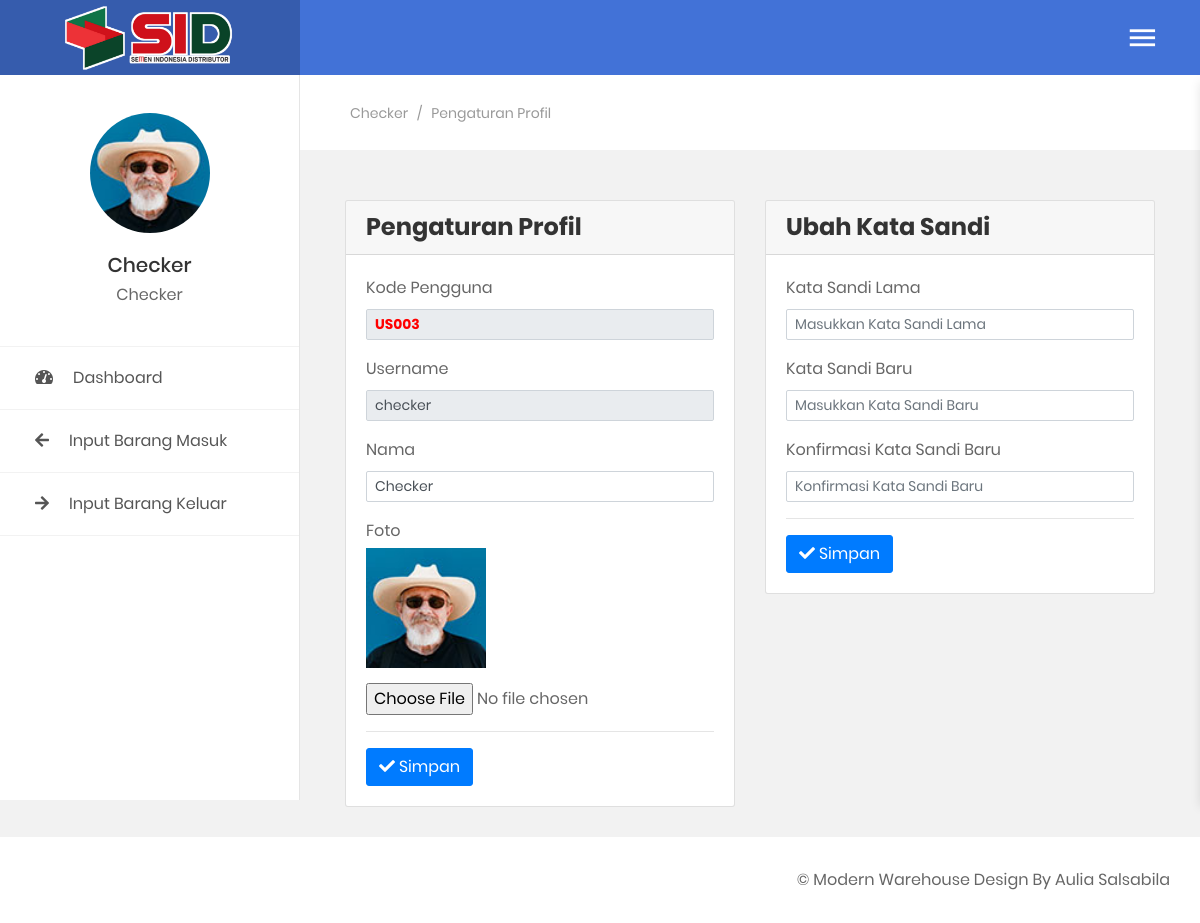
The app's page /public/checker-panel.php?page=profile-setting (signed in) with its own data.
### tables this page shows
CREATE TABLE `table_user` (
  `kd_user` varchar(7) NOT NULL,
  `nama_user` varchar(20) NOT NULL,
  `username` varchar(25) NOT NULL,
  `password` varchar(25) NOT NULL,
  `foto_user` varchar(50) NOT NULL,
  `level` varchar(25) NOT NULL
);

### functions/sessions.php (called while the page is built, shortened)
<?php
$function = new lsp();
$auth = $function->AuthUser($_SESSION['username']);

### functions/functions.php (called while the page is built, shortened)
<?php
class lsp
{
    public function AuthUser($sessionUser)
    {
        global $con;
        $sql = "SELECT * FROM table_user WHERE username = '$sessionUser'";
        $query = mysqli_query($con, $sql);
        $bigData = mysqli_fetch_assoc($query);
        return $bigData;
    }
    public function selectWhere($table, $where, $whereValues)
    {
        global $con;
        $sql = "SELECT * FROM $table WHERE $where = '$whereValues'";
        $query = mysqli_query($con, $sql);
        return $data = mysqli_fetch_assoc($query);
    }
}

### public/includes/global/profile-setting.php (the view, shortened to what this page needs)
<?php
$my   = new lsp();
$auth = $my->selectWhere("table_user", "username", $_SESSION['username']);
?>
<section class="au-breadcrumb m-t-75">
	<div class="section__content section__content--p30">
		<div class="container-fluid">
			<div class="row">
				<div class="col-md-12">
					<div class="au-breadcrumb-content">
						<div class="au-breadcrumb-left">
							<ul class="list-unstyled list-inline au-breadcrumb__list">
								<li class="list-inline-item active">
									<a href="#"><?= $auth['level']; ?></a>
								</li>
								<li class="list-inline-item seprate">
									<span>/</span>
								</li>
								<li class="list-inline-item">Pengaturan Profil</li>
							</ul>
						</div>
					</div>
				</div>
			</div>
		</div>
	</div>
</section>
<section class="statistic">
	<div class="section__content section__content--p30">
		<div class="container-fluid">
			<div class="row">
				<div class="col-md-6">
					<form method="post" enctype="multipart/form-data">
						<div class="card">
							<div class="card-header">
								<h3>Pengaturan Profil</h3>
							</div>
							<div class="card-body">
								<div class="form-group">
									<label for="">Kode Pengguna</label>
									<input type="text" class="form-control form-control-sm" style="font-weight: bold; color: red;" value="<?php echo $auth['kd_user'] ?>" readonly>
								</div>
								<div class="form-group">
									<label for="">Username</label>
									<input type="text" class="form-control form-control-sm" value="<?php echo $auth['username'] ?>" readonly>
								</div>
								<div class="form-group">
									<label for="">Nama</label>
									<input type="text" class="form-control form-control-sm" value="<?php echo $auth['nama_user'] ?>" name="nama">
								</div>
								<div class="form-group">
									<label for="foto_karyawan" class="control-label mb-1">Foto</label>
									<div style="padding-bottom: 15px;">
										<img alt="" width="120" class="img-responsive" id="pict" src="img/<?= $auth['foto_user'] ?>">
									</div>
									<input type="file" name="foto" id="gambar" class="form-control-file">
								</div>
								<hr>
								<button name="btn-update" class="btn btn-primary"><i class="fa fa-check"></i> Simpan </button>
							</div>
						</div>
					</form>
				</div>
				<div class="col-md-6">
					<form method="post">
						<div class="card">
							<div class="card-header">
								<h3>Ubah Kata Sandi</h3>
							</div>
							<div class="card-body">
								<div class="form-group">
									<label for="">Kata Sandi Lama</label>
									<input type="password" class="form-control form-control-sm" name="password" placeholder="Masukkan Kata Sandi Lama" required>
								</div>
								<div class="form-group">
									<label for="">Kata Sandi Baru</label>
									<input type="password" class="form-control form-control-sm" name="passwordbaru" placeholder="Masukkan Kata Sandi Baru" required>
								</div>
								<div class="form-group">
									<label for="">Konfirmasi Kata Sandi Baru</label>
									<input type="password" class="form-control form-control-sm" name="confirm" placeholder="Konfirmasi Kata Sandi Baru" required>
								</div>
								<hr>
								<button name="ubahPassword" class="btn btn-primary"><i class="fa fa-check"></i> Simpan</button>
							</div>
						</div>
					</form>
				</div>
			</div>
		</div>
	</div>
</section>

### public/templates/header.php (shortened to what this page needs)
<!DOCTYPE html>
<html>
<head>
    <link href="assets/css/font-face.css" rel="stylesheet" media="all">
    <link href="assets/vendor/font-awesome-4.7/css/font-awesome.min.css" rel="stylesheet" media="all">
    <link href="assets/vendor/font-awesome-5/css/fontawesome-all.min.css" rel="stylesheet" media="all">
    <link href="assets/vendor/mdi-font/css/material-design-iconic-font.min.css" rel="stylesheet" media="all">
    <link href="assets/vendor/bootstrap-4.1/bootstrap.min.css" rel="stylesheet" media="all">
    <link href="assets/vendor/animsition/animsition.min.css" rel="stylesheet" media="all">
    <link href="assets/vendor/bootstrap-progressbar/bootstrap-progressbar-3.3.4.min.css" rel="stylesheet" media="all">
    <link href="assets/vendor/wow/animate.css" rel="stylesheet" media="all">
    <link href="assets/vendor/css-hamburgers/hamburgers.min.css" rel="stylesheet" media="all">
    <link href="assets/vendor/slick/slick.css" rel="stylesheet" media="all">
    <link href="assets/vendor/select2/select2.min.css" rel="stylesheet" media="all">
    <link href="assets/vendor/perfect-scrollbar/perfect-scrollbar.css" rel="stylesheet" media="all">
    <link href="assets/datatables/css/bootstrap.min.css" rel="stylesheet">
    <link href="assets/datatables/css/datatables.min.css" rel="stylesheet">
    <link href="assets/css/theme.css" rel="stylesheet" media="all">
    <link rel="stylesheet" href="assets/css/sweet-alert.css">
    <link rel="stylesheet" href="assets/css/style.css">
</head>
<body class="animsition">

### public/checker-panel.php (shortened to what this page needs)
<?php
require_once "../config/config.php";
require_once "../functions/functions.php";
require_once "../functions/sessions.php";
include "templates/header.php";
?>
<div class="page-wrapper">
    <?php include "templates/sidebar.php"; ?>
    <div class="page-container2">
        <?php
        include "templates/navbar.php";
        @$page = $_GET['page'];
        switch ($page) {
            case 'profile-setting':
                include "includes/global/profile-setting.php";
                break;
        }
        ?>
    </div>
</div>
<?php include "templates/footer.php"; ?>

### public/templates/sidebar.php (shortened to what this page needs)
<aside class="menu-sidebar2">
    <div class="logo">
        <a href="?page">
            <img src="assets/img/icon/logo.png" alt="logo" />
        </a>
    </div>
    <div class="menu-sidebar2__content js-scrollbar1">
        <div class="account2">
            <div class="image img-cir img-120">
                <img src="img/<?= $auth['foto_user'] ?>" alt="user-image" class="image-sid" />
            </div>
            <h4 class="name"><?= $auth['nama_user']; ?></h4>
            <span><?= $auth['level']; ?></span>
        </div>
        <nav class="navbar-sidebar2">
            <ul class="list-unstyled navbar__list">
                <li><a href="?page"><i class="fas fa-tachometer-alt"></i>Dashboard</a></li>
                <?php if ($_SESSION['level'] == "Admin") : ?>
                    <li><a href="?page=data-user"><i class="fas fa-users"></i>Kelola Data User</a></li>
                    <li><a href="?page=data-supplier"><i class="fas fa-list"></i>Kelola Data Supplier</a></li>
                    <li><a href="?page=data-lokasi"><i class="fas fa-barcode"></i>Kelola Data Lokasi</a></li>
                    <li><a href="?page=data-satuan"><i class="fas fa-barcode"></i>Kelola Data Satuan</a></li>
                    <li><a href="?page=data-barang-masuk"><i class="fas fa-arrow-left"></i>Kelola Barang Masuk</a></li>
                    <li><a href="?page=data-barang-keluar"><i class="fas fa-arrow-right"></i>Kelola Barang Keluar</a></li>i>
                <?php elseif ($_SESSION['level'] == "Checker") : ?>
                    <li><a href="?page=input-barang-masuk"><i class="fas fa-arrow-left"></i>Input Barang Masuk</a></li>
                    <li><a href="?page=input-barang-keluar"><i class="fas fa-arrow-right"></i>Input Barang Keluar</a></li>
                <?php endif; ?>
            </ul>
        </nav>
    </div>
</aside>

### public/templates/navbar.php (shortened to what this page needs)
<header class="header-desktop2 print-sid">
    <div class="section__content section__content--p30">
        <div class="container-fluid">
            <div class="header-wrap2">
                <div class="header-button2">
                    <div class="header-button-item mr-0 js-sidebar-btn">
                        <i class="zmdi zmdi-menu"></i>
                    </div>
                </div>
            </div>
        </div>
    </div>
</header>

### public/templates/footer.php (shortened to what this page needs)
<footer class="footer-sid">
    <p>&copy; Modern Warehouse Design By Aulia Salsabila</p>
</footer>
</body>
</html>

### public/assets/css/style.css (style rules this page uses)
.image-sid { object-fit: cover; width: 100%; height: 100%; }
.footer-sid { padding: 30px 0 30px 0; margin: 0 30px 0 0; float: inline-end; background-color: #fff; }

### records on screen
table_user: foto_user (picture), nama_user "Checker", level "Checker", kd_user "US003", username "checker", nama "Checker"
